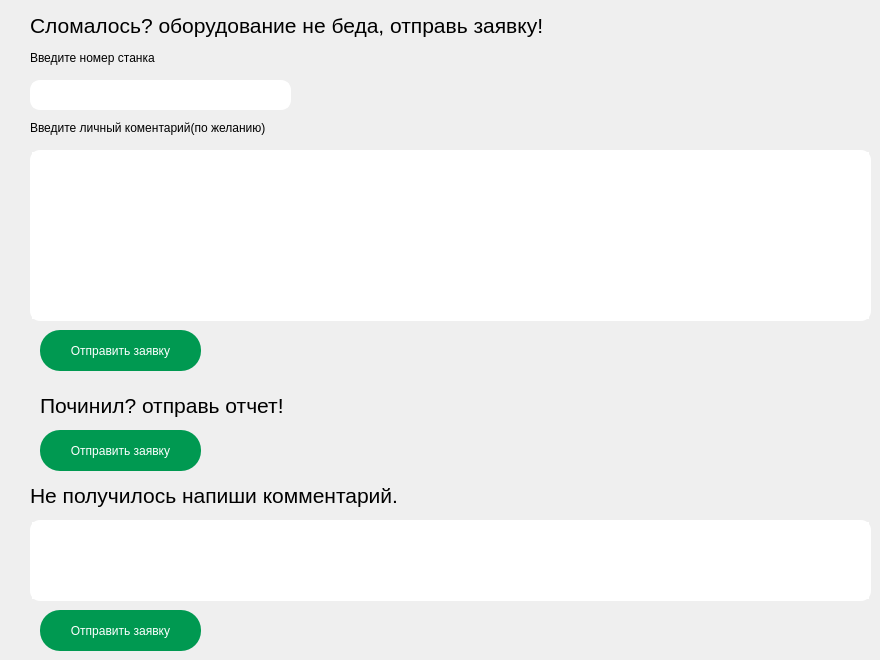
         <widget class="QWidget" name="order_page">
          <widget class="QLineEdit" name="lineEdit_id_input">
           <property name="geometry">
            <rect>
             <x>30</x>
             <y>80</y>
             <width>261</width>
             <height>30</height>
            </rect>
           </property>
           <property name="styleSheet">
            <string notr="true">QLineEdit {
	border: 2px solid white;
	border-radius: 10px;
	color: white;

}</string>
           </property>
          </widget>
          <widget class="QLabel" name="label_6">
           <property name="geometry">
            <rect>
             <x>30</x>
             <y>120</y>
             <width>261</width>
             <height>16</height>
            </rect>
           </property>
           <property name="text">
            <string>Введите личный коментарий(по желанию)</string>
           </property>
          </widget>
          <widget class="QLabel" name="label_7">
           <property name="geometry">
            <rect>
             <x>30</x>
             <y>50</y>
             <width>141</width>
             <height>16</height>
            </rect>
           </property>
           <property name="text">
            <string>Введите номер станка</string>
           </property>
          </widget>
          <widget class="QPushButton" name="pushButton_send_order">
           <property name="geometry">
            <rect>
             <x>40</x>
             <y>330</y>
             <width>161</width>
             <height>41</height>
            </rect>
           </property>
           <property name="styleSheet">
            <string notr="true">background-color: rgb(0, 153, 81);
color: white;
border-radius: 20px;</string>
           </property>
           <property name="text">
            <string>Отправить заявку</string>
           </property>
          </widget>
          <widget class="QTextEdit" name="textEdit_com_1">
           <property name="geometry">
            <rect>
             <x>30</x>
             <y>150</y>
             <width>841</width>
             <height>171</height>
            </rect>
           </property>
           <property name="styleSheet">
            <string notr="true">border: 2px solid white;
	border-radius: 10px;
	color: white;</string>
           </property>
          </widget>
          <widget class="QLabel" name="label_35">
           <property name="geometry">
            <rect>
             <x>30</x>
             <y>10</y>
             <width>661</width>
             <height>31</height>
            </rect>
           </property>
           <property name="font">
            <font>
             <pointsize>16</pointsize>
            </font>
           </property>
           <property name="text">
            <string>Сломалось? оборудование не беда, отправь заявку!</string>
           </property>
          </widget>
          <widget class="QLabel" name="label_20">
           <property name="geometry">
            <rect>
             <x>40</x>
             <y>390</y>
             <width>321</width>
             <height>31</height>
            </rect>
           </property>
           <property name="font">
            <font>
             <pointsize>16</pointsize>
            </font>
           </property>
           <property name="text">
            <string>Починил? отправь отчет!</string>
           </property>
          </widget>
          <widget class="QPushButton" name="pushButton_send_order_2">
           <property name="geometry">
            <rect>
             <x>40</x>
             <y>430</y>
             <width>161</width>
             <height>41</height>
            </rect>
           </property>
           <property name="styleSheet">
            <string notr="true">background-color: rgb(0, 153, 81);
color: white;
border-radius: 20px;</string>
           </property>
           <property name="text">
            <string>Отправить заявку</string>
           </property>
          </widget>
          <widget class="QTextEdit" name="textEdit_com_2">
           <property name="geometry">
            <rect>
             <x>30</x>
             <y>520</y>
             <width>841</width>
             <height>81</height>
            </rect>
           </property>
           <property name="styleSheet">
            <string notr="true">border: 2px solid white;
	border-radius: 10px;
	color: white;</string>
           </property>
          </widget>
          <widget class="QLabel" name="label_22">
           <property name="geometry">
            <rect>
             <x>30</x>
             <y>480</y>
             <width>471</width>
             <height>31</height>
            </rect>
           </property>
           <property name="font">
            <font>
             <pointsize>16</pointsize>
            </font>
           </property>
           <property name="text">
            <string>Не получилось напиши комментарий.</string>
           </property>
          </widget>
          <widget class="QPushButton" name="pushButton_send_order_3">
           <property name="geometry">
            <rect>
             <x>40</x>
             <y>610</y>
             <width>161</width>
             <height>41</height>
            </rect>
           </property>
           <property name="styleSheet">
            <string notr="true">background-color: rgb(0, 153, 81);
color: white;
border-radius: 20px;</string>
           </property>
           <property name="text">
            <string>Отправить заявку</string>
           </property>
          </widget>
         </widget>
